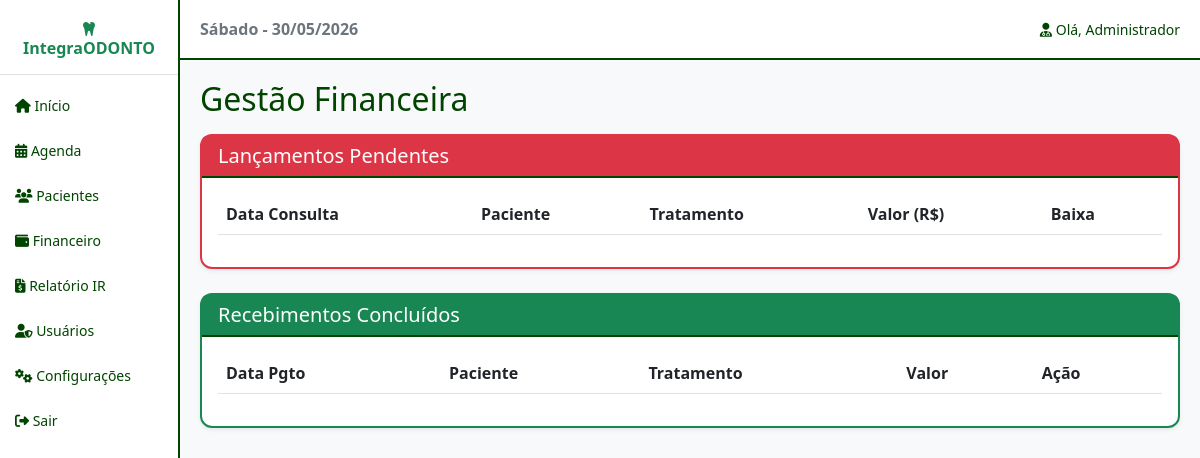
The page /view/balanco.php (signed in) on the database as committed earlier.
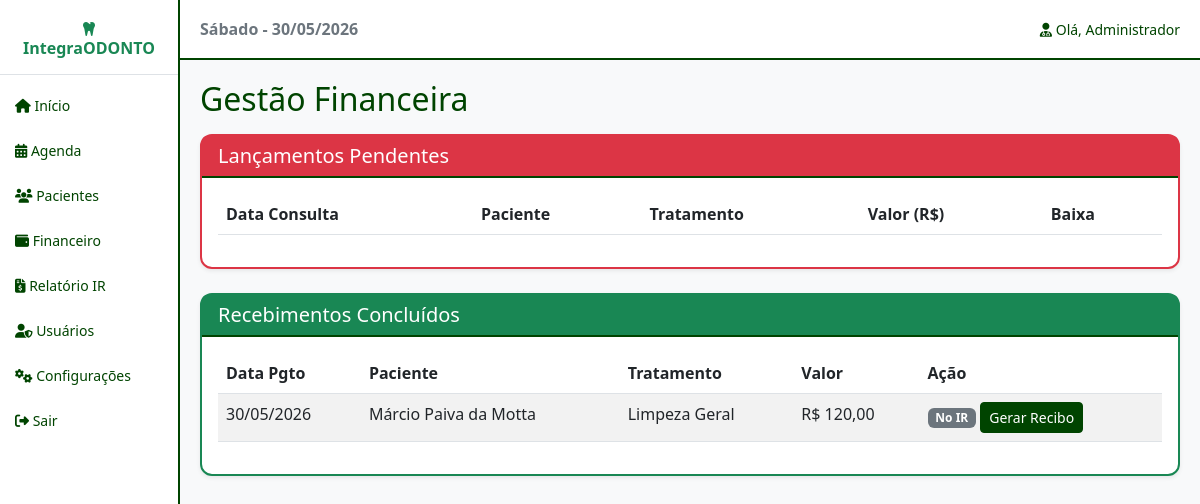
The same page on the database as committed later.
### tables this page shows
CREATE TABLE `financeiro` (
  `id` int(11) NOT NULL AUTO_INCREMENT,
  `id_consulta` int(11) NOT NULL,
  `valor` decimal(10,2) NOT NULL,
  `status_pagamento` enum('Pendente','Pago') NOT NULL DEFAULT 'Pendente',
  `forma_recebimento` enum('Dinheiro','PIX','Cartao de Credito','Cartao de Debito','Boleto') DEFAULT NULL,
  `data_pagamento` datetime DEFAULT NULL,
  `incluir_ir` tinyint(1) DEFAULT 0,
  `deleted_at` timestamp NULL DEFAULT NULL,
  PRIMARY KEY (`id`),
  KEY `id_consulta` (`id_consulta`),
  CONSTRAINT `financeiro_ibfk_1` FOREIGN KEY (`id_consulta`) REFERENCES `consultas` (`id`)
);

CREATE TABLE `pacientes` (
  `id` int(11) NOT NULL AUTO_INCREMENT,
  `nome` varchar(100) NOT NULL,
  `data_nascimento` date NOT NULL,
  `sexo` enum('M','F','O') NOT NULL,
  `rg` varchar(20) DEFAULT NULL,
  `cpf` varchar(14) NOT NULL,
  `email` varchar(100) DEFAULT NULL,
  `telefone` varchar(20) NOT NULL,
  `cep` varchar(10) DEFAULT NULL,
  `logradouro` varchar(100) DEFAULT NULL,
  `numero` varchar(10) DEFAULT NULL,
  `complemento` varchar(50) DEFAULT NULL,
  `bairro` varchar(50) DEFAULT NULL,
  `cidade` varchar(50) DEFAULT NULL,
  `uf` char(2) DEFAULT NULL,
  `responsavel_nome` varchar(100) DEFAULT NULL,
  `responsavel_cpf` varchar(14) DEFAULT NULL,
  `foto_path` varchar(255) DEFAULT NULL,
  `deleted_at` timestamp NULL DEFAULT NULL,
  PRIMARY KEY (`id`)
);

CREATE TABLE `consultas` (
  `id` int(11) NOT NULL AUTO_INCREMENT,
  `id_paciente` int(11) NOT NULL,
  `nome_tratamento` varchar(100) NOT NULL,
  `data_consulta` date NOT NULL,
  `hora_consulta` time NOT NULL,
  `status` enum('Agendado','Aguardando','Concluido','Faltou','Cancelado') NOT NULL DEFAULT 'Agendado',
  `id_dentista` int(11) NOT NULL,
  `deleted_at` timestamp NULL DEFAULT NULL,
  PRIMARY KEY (`id`),
  KEY `id_paciente` (`id_paciente`),
  KEY `id_dentista` (`id_dentista`),
  CONSTRAINT `consultas_ibfk_1` FOREIGN KEY (`id_paciente`) REFERENCES `pacientes` (`id`),
  CONSTRAINT `consultas_ibfk_2` FOREIGN KEY (`id_dentista`) REFERENCES `usuarios` (`id`)
);

### config/conexao.php (called while the page is built, shortened)
<?php
abstract class Conexao {
    private $servidor = 'localhost';
    private $user = 'root';
    private $pass = 'apple';
    private $banco = 'integra_odonto';
    private function conexao() {
        $this->conn = new PDO("mysql:host=$this->servidor;dbname=$this->banco", $this->user, $this->pass);
    }
}
?>

### controller/financeiroController.php (called while the page is built, shortened)
<?php
require_once('../model/financeiroModel.php');
class FinanceiroController {
    public function listarBalanco() {
        $financeiroModel = new Financeiro();
        return $financeiroModel->consultaBalanco();
    }
}
?>

### model/financeiroModel.php (called while the page is built, shortened)
<?php
require_once '../config/conexao.php';
class Financeiro extends Conexao {
    private $tabela = 'financeiro';
    public function consultaBalanco() {
        $sql = "SELECT f.id, f.valor, f.status_pagamento, f.forma_recebimento, f.data_pagamento, f.incluir_ir,
                       c.nome_tratamento, p.nome as paciente_nome
                FROM " . $this->tabela . " f
                INNER JOIN consultas c ON f.id_consulta = c.id
                INNER JOIN pacientes p ON c.id_paciente = p.id
                WHERE f.deleted_at IS NULL AND f.status_pagamento = 'Pago'
                ORDER BY f.data_pagamento DESC";
        $stmt = $this->conn->prepare($sql);
        $stmt->execute();
        return $stmt->fetchAll(PDO::FETCH_ASSOC);
    }
}
?>

### view/balanco.php (the view, shortened to what this page needs)
<?php
require_once 'header.php';
require_once '../controller/financeiroController.php';
$controller = new FinanceiroController();
$balanco = $controller->listarBalanco();
?>
<h2>Gestão Financeira</h2>
<div class="card shadow-sm mt-3 border-danger">
    <div class="card-header bg-danger text-white"><h5>Lançamentos Pendentes</h5></div>
    <div class="card-body">
        <table class="table table-striped table-hover">
            <thead><tr><th>Data Consulta</th><th>Paciente</th><th>Tratamento</th><th>Valor (R$)</th><th>Baixa</th></tr></thead>
        </table>
    </div>
</div>
<div class="card shadow-sm mt-4 border-success">
    <div class="card-header bg-success text-white"><h5>Recebimentos Concluídos</h5></div>
    <div class="card-body">
        <table class="table table-striped table-hover">
            <thead><tr><th>Data Pgto</th><th>Paciente</th><th>Tratamento</th><th>Valor</th><th>Ação</th></tr></thead>
            <tbody>
                <?php foreach ($balanco as $b): ?>
                    <tr>
                        <td><?php echo date('d/m/Y', strtotime($b['data_pagamento'])); ?></td>
                        <td><?php echo $b['paciente_nome']; ?></td>
                        <td><?php echo $b['nome_tratamento']; ?></td>
                        <td>R$ <?php echo number_format($b['valor'], 2, ',', '.'); ?></td>
                        <td>
                            <?php if($_SESSION['usuario_nivel'] != 3): ?>
                                <?php if ($b['incluir_ir'] == 0): ?>
                                    <a href="../controller/financeiroController.php?action=incluirIR&id=<?php echo $b['id']; ?>" class="btn btn-sm btn-success">Incluir no IR</a>
                                <?php else: ?>
                                    <span class="badge bg-secondary">No IR</span>
                                <?php endif; ?>
                            <?php endif; ?>
                            <a href="recibo_pdf.php?id=<?php echo $b['id']; ?>" target="_blank" class="btn btn-sm btn-primary">Gerar Recibo</a>
                        </td>
                    </tr>
                <?php endforeach; ?>
            </tbody>
        </table>
    </div>
</div>
<?php require_once 'footer.php'; ?>

Rows that differ between the two databases and show on the page:
added financeiro: data_pagamento "30/05/2026", pacientes.nome "Márcio Paiva da Motta", id_consulta.nome_tratamento "Limpeza Geral", valor "120,00", incluir_ir "No IR"
